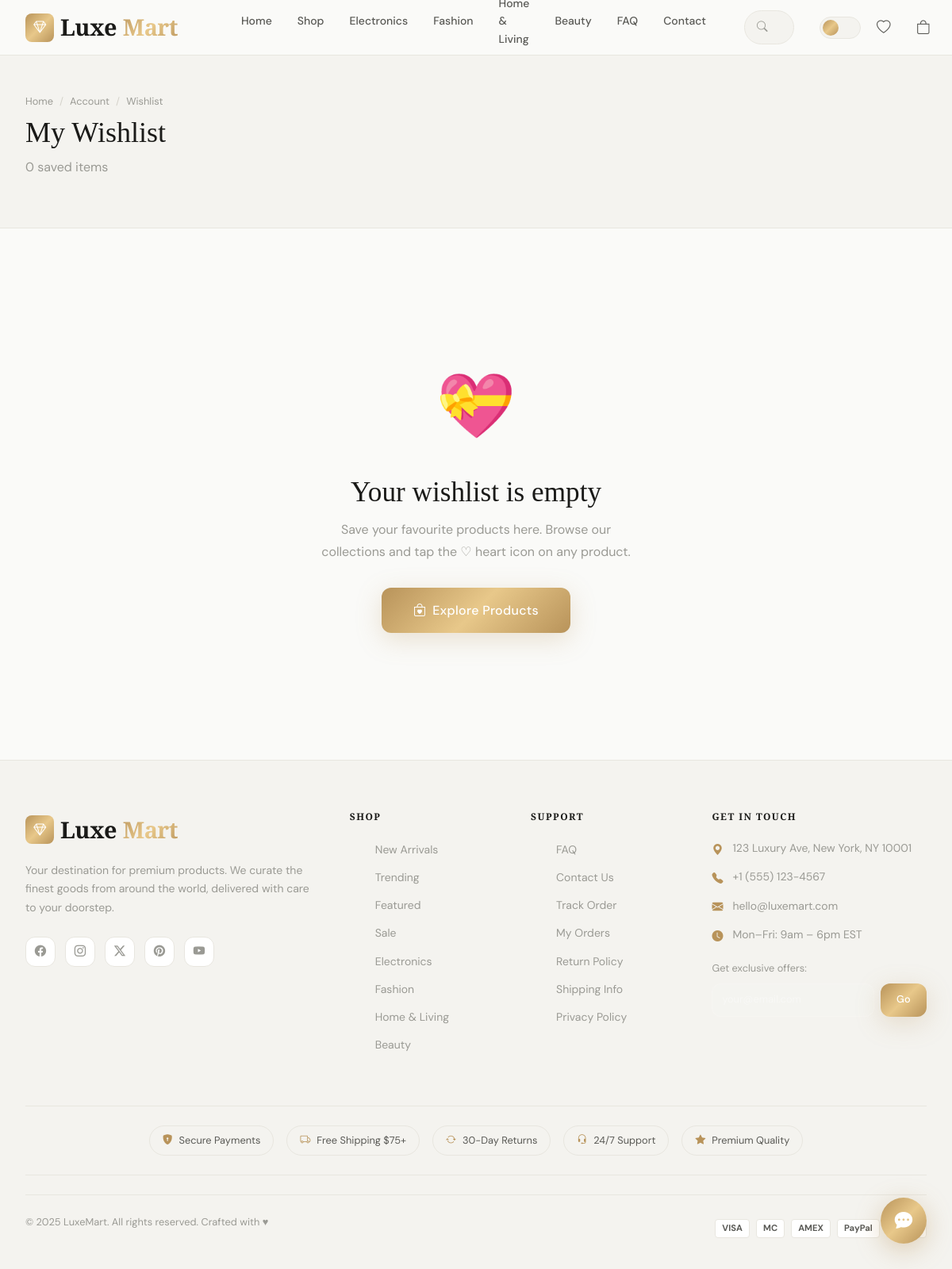
The page /wishlist/ (signed in) on the database its author committed.
### store/models.py (models this page shows, shortened)
class Category(models.Model):
    name = models.CharField(max_length=200, unique=True)
    slug = models.SlugField(max_length=200, unique=True, blank=True)
    description = models.TextField(blank=True)
    image = models.ImageField(upload_to='categories/', blank=True, null=True)
    icon = models.CharField(max_length=100, blank=True, help_text='Bootstrap icon class e.g. bi-laptop')
    parent = models.ForeignKey('self', on_delete=models.SET_NULL, null=True, blank=True, related_name='children')
    is_active = models.BooleanField(default=True)
    order = models.IntegerField(default=0)
    created_at = models.DateTimeField(auto_now_add=True)
    class Meta:
        verbose_name_plural = 'Categories'
        ordering = ['order', 'name']
    def get_absolute_url(self):
        return reverse('store:category', kwargs={'slug': self.slug})

### wishlist/views.py (the view)
# urls.py: path('wishlist/', include('wishlist.urls', namespace='wishlist')),
@login_required
def wishlist(request):
    items = WishlistItem.objects.filter(user=request.user).select_related('product').order_by('-added_at')
    return render(request, 'wishlist/wishlist.html', {'items': items})

### cart/context_processors.py (called while the page is built)
def cart_context(request):
    try:
        cart = get_or_create_cart(request)
        return {'cart': cart, 'cart_count': cart.total_items}
    except Exception:
        return {'cart': None, 'cart_count': 0}

### cart/models.py (called while the page is built)
    @property
    def total_items(self):
        return sum(item.quantity for item in self.items.all())

### store/context_processors.py (called while the page is built)
def categories_context(request):
    return {
        'nav_categories': Category.objects.filter(is_active=True, parent=None).order_by('order')[:8]
    }

### users/models.py (called while the page is built)
    def get_full_name(self):
        return f"{self.first_name} {self.last_name}".strip() or self.email

### wishlist/context_processors.py (called while the page is built)
def wishlist_context(request):
    if request.user.is_authenticated:
        wishlist_ids = list(request.user.wishlist_items.values_list('product_id', flat=True))
        return {'wishlist_ids': wishlist_ids, 'wishlist_count': len(wishlist_ids)}
    return {'wishlist_ids': [], 'wishlist_count': 0}

### templates/wishlist/wishlist.html (shortened to what this page needs)
{% extends 'base.html' %}
{% load static %}
{% block content %}
<div class="page-hero">
  <div class="container">
    <div class="breadcrumb-luxe mb-2">
      <a href="{% url 'store:home' %}">Home</a><span class="breadcrumb-sep">/</span>
      <a href="{% url 'users:dashboard' %}">Account</a><span class="breadcrumb-sep">/</span><span>Wishlist</span>
    </div>
    <div style="display:flex;align-items:center;justify-content:space-between;flex-wrap:wrap;gap:1rem;">
      <div>
        <h1>My Wishlist</h1>
        <p style="color:var(--text-muted);margin-top:0.4rem;">{{ items.count }} saved item{{ items.count|pluralize }}</p>
      </div>
    </div>
  </div>
</div>
<section class="section-sm">
  <div class="container">
    {% if items %}
    <div class="products-grid">
      {% for item in items %}{% include 'includes/product_card.html' with product=item.product %}{% endfor %}
    </div>
    {% else %}
    <div style="text-align:center;padding:7rem 2rem;max-width:480px;margin:0 auto;">
      <div style="font-size:5rem;margin-bottom:1.5rem;">💝</div>
      <h2 class="display-font" style="font-size:2.2rem;margin-bottom:0.75rem;">Your wishlist is empty</h2>
      <p style="color:var(--text-muted);line-height:1.7;margin-bottom:2rem;">Save your favourite products here. Browse our collections and tap the ♡ heart icon on any product.</p>
      <a href="{% url 'store:product_list' %}" class="btn-luxe btn-primary btn-lg"><i class="bi bi-bag-heart"></i> Explore Products</a>
    </div>
    {% endif %}
  </div>
</section>
{% endblock %}

### templates/base.html (shortened to what this page needs)
{% load static %}
<!DOCTYPE html>
<html lang="en" data-theme="light">
<head>
  <link rel="stylesheet" href="https://cdn.jsdelivr.net/npm/bootstrap-icons@1.11.3/font/bootstrap-icons.min.css">
  <link rel="stylesheet" href="https://cdn.jsdelivr.net/npm/bootstrap@5.3.2/dist/css/bootstrap.min.css">
  <link rel="stylesheet" href="{% static 'css/main.css' %}">
</head>
<body>
<nav class="navbar-luxe" id="navbar">
  <div class="navbar-inner">
    <a href="{% url 'store:home' %}" class="logo">
      <div class="logo-icon"><i class="bi bi-gem"></i></div>
      Luxe<span>Mart</span>
    </a>
    <ul class="nav-links">
      <li><a href="{% url 'store:home' %}">Home</a></li>
      <li><a href="{% url 'store:product_list' %}">Shop</a></li>
      {% for cat in nav_categories|slice:":4" %}
      <li><a href="{{ cat.get_absolute_url }}">{{ cat.name }}</a></li>
      {% endfor %}
      <li><a href="{% url 'contact:faq' %}">FAQ</a></li>
      <li><a href="{% url 'contact:contact' %}">Contact</a></li>
    </ul>
    <div class="nav-search">
      <form action="{% url 'store:search' %}" method="get" style="margin:0;">
        <input type="text" name="q" id="navSearchInput"
               placeholder="Search products, brands…"
               value="{{ request.GET.q|default:'' }}"
               autocomplete="off">
      </form>
    </div>
    <div class="nav-actions">
      <button class="theme-toggle" id="themeToggle" title="Toggle dark mode" aria-label="Toggle theme"></button>
      {% if user.is_authenticated %}
      <a href="{% url 'wishlist:list' %}" class="nav-btn" title="Wishlist">
        <i class="bi bi-heart" style="font-size:1.1rem;"></i>
      </a>
      {% endif %}
      <button class="nav-btn" id="cartToggleBtn" title="Cart">
        <i class="bi bi-bag" style="font-size:1.1rem;"></i>
      </button>
      {% if user.is_authenticated %}
      <div style="position:relative;" class="user-dropdown-wrap">
        <button class="nav-btn" id="userMenuBtn" title="Account">
        </button>
      </div>
      {% else %}
      <a href="{% url 'users:login' %}" class="nav-btn" title="Login">
        <i class="bi bi-person" style="font-size:1.1rem;"></i>
      </a>
      {% endif %}
    </div>
  </div>
</nav>
<div class="page-wrapper">
  {% block content %}{% endblock %}
</div>
<footer class="footer">
  <div class="container">
    <div class="footer-grid">
      <div>
        <a href="{% url 'store:home' %}" class="logo footer-logo">
          <div class="logo-icon"><i class="bi bi-gem"></i></div>
          Luxe<span>Mart</span>
        </a>
        <p class="footer-desc mt-3">
          Your destination for premium products. We curate the finest goods from around the world, delivered with care to your doorstep.
        </p>
        <div class="social-links">
          <a href="#" class="social-link" aria-label="Facebook"><i class="bi bi-facebook"></i></a>
          <a href="#" class="social-link" aria-label="Instagram"><i class="bi bi-instagram"></i></a>
          <a href="#" class="social-link" aria-label="Twitter"><i class="bi bi-twitter-x"></i></a>
          <a href="#" class="social-link" aria-label="Pinterest"><i class="bi bi-pinterest"></i></a>
          <a href="#" class="social-link" aria-label="YouTube"><i class="bi bi-youtube"></i></a>
        </div>
      </div>
      <div>
        <h6 class="footer-heading">Shop</h6>
        <ul class="footer-links">
          <li><a href="{% url 'store:product_list' %}?filter=new">New Arrivals</a></li>
          <li><a href="{% url 'store:product_list' %}?filter=trending">Trending</a></li>
          <li><a href="{% url 'store:product_list' %}?filter=featured">Featured</a></li>
          <li><a href="{% url 'store:product_list' %}?filter=sale">Sale</a></li>
          {% for cat in nav_categories|slice:":4" %}
          <li><a href="{{ cat.get_absolute_url }}">{{ cat.name }}</a></li>
          {% endfor %}
        </ul>
      </div>
      <div>
        <h6 class="footer-heading">Support</h6>
        <ul class="footer-links">
          <li><a href="{% url 'contact:faq' %}">FAQ</a></li>
          <li><a href="{% url 'contact:contact' %}">Contact Us</a></li>
          <li><a href="{% url 'orders:tracking' %}">Track Order</a></li>
          {% if user.is_authenticated %}
          <li><a href="{% url 'orders:order_list' %}">My Orders</a></li>
          {% endif %}
          <li><a href="#">Return Policy</a></li>
          <li><a href="#">Shipping Info</a></li>
          <li><a href="#">Privacy Policy</a></li>
        </ul>
      </div>
      <div>
        <h6 class="footer-heading">Get in Touch</h6>
        <div class="contact-item"><i class="bi bi-geo-alt-fill"></i><span>123 Luxury Ave, New York, NY 10001</span></div>
        <div class="contact-item"><i class="bi bi-telephone-fill"></i><span>+1 (555) 123-4567</span></div>
        <div class="contact-item"><i class="bi bi-envelope-fill"></i><span>hello@luxemart.com</span></div>
        <div class="contact-item"><i class="bi bi-clock-fill"></i><span>Mon–Fri: 9am – 6pm EST</span></div>
        <div style="margin-top:1.25rem;">
          <p style="font-size:0.8rem;color:var(--text-muted);margin-bottom:0.5rem;">Get exclusive offers:</p>
          <form class="newsletter-form" style="display:flex;gap:0.5rem;">
            <input type="email" class="newsletter-input" placeholder="your@email.com" required style="flex:1;padding:0.6rem 0.75rem;font-size:0.8rem;">
            <button type="submit" class="btn-luxe btn-primary btn-sm">Go</button>
          </form>
        </div>
      </div>
    </div>
    <div style="padding:1.5rem 0;border-top:1px solid var(--border);border-bottom:1px solid var(--border);margin-bottom:1.5rem;">
      <div class="trust-badges" style="justify-content:center;">
        <div class="trust-badge"><i class="bi bi-shield-lock-fill"></i> Secure Payments</div>
        <div class="trust-badge"><i class="bi bi-truck"></i> Free Shipping $75+</div>
        <div class="trust-badge"><i class="bi bi-arrow-repeat"></i> 30-Day Returns</div>
        <div class="trust-badge"><i class="bi bi-headset"></i> 24/7 Support</div>
        <div class="trust-badge"><i class="bi bi-star-fill"></i> Premium Quality</div>
      </div>
    </div>
    <div class="footer-bottom">
      <p class="footer-copyright">© 2025 LuxeMart. All rights reserved. Crafted with ♥</p>
      <div class="payment-icons">
        <div class="payment-icon">VISA</div>
        <div class="payment-icon">MC</div>
        <div class="payment-icon">AMEX</div>
        <div class="payment-icon">PayPal</div>
        <div class="payment-icon">Stripe</div>
      </div>
    </div>
  </div>
</footer>
<button class="chatbot-btn" id="chatbotBtn" title="Chat with us">
  <i class="bi bi-chat-dots-fill"></i>
</button>
</body>
</html>

### templates/base.html (style rules this page uses)
.user-dropdown-wrap { position: relative; }

### rows shown on the page
Category: name "Electronics"
Category: name "Fashion"
Category: name "Beauty"
Category: name "Home & Living"

### other values the page prints
{{ items.count }} "0"
